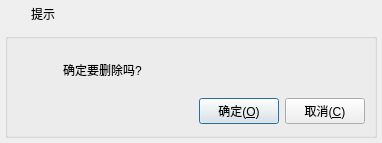
<?xml version="1.0" encoding="UTF-8"?>
<ui version="4.0">
 <class>frmMessageBox</class>
 <widget class="QDialog" name="frmMessageBox">
  <property name="geometry">
   <rect>
    <x>0</x>
    <y>0</y>
    <width>382</width>
    <height>143</height>
   </rect>
  </property>
  <property name="windowTitle">
   <string>提示</string>
  </property>
  <layout class="QVBoxLayout" name="verticalLayout">
   <property name="spacing">
    <number>0</number>
   </property>
   <property name="leftMargin">
    <number>0</number>
   </property>
   <property name="topMargin">
    <number>0</number>
   </property>
   <property name="rightMargin">
    <number>0</number>
   </property>
   <property name="bottomMargin">
    <number>0</number>
   </property>
   <item>
    <widget class="QWidget" name="widget_title" native="true">
     <property name="sizePolicy">
      <sizepolicy hsizetype="Preferred" vsizetype="Fixed">
       <horstretch>0</horstretch>
       <verstretch>0</verstretch>
      </sizepolicy>
     </property>
     <property name="minimumSize">
      <size>
       <width>100</width>
       <height>28</height>
      </size>
     </property>
     <layout class="QHBoxLayout" name="horizontalLayout_2">
      <property name="spacing">
       <number>0</number>
      </property>
      <property name="leftMargin">
       <number>0</number>
      </property>
      <property name="topMargin">
       <number>0</number>
      </property>
      <property name="rightMargin">
       <number>0</number>
      </property>
      <property name="bottomMargin">
       <number>0</number>
      </property>
      <item>
       <widget class="QLabel" name="lab_Ico">
        <property name="sizePolicy">
         <sizepolicy hsizetype="Minimum" vsizetype="Preferred">
          <horstretch>0</horstretch>
          <verstretch>0</verstretch>
         </sizepolicy>
        </property>
        <property name="minimumSize">
         <size>
          <width>31</width>
          <height>0</height>
         </size>
        </property>
        <property name="text">
         <string/>
        </property>
        <property name="alignment">
         <set>Qt::AlignCenter</set>
        </property>
       </widget>
      </item>
      <item>
       <widget class="QLabel" name="lab_Title">
        <property name="sizePolicy">
         <sizepolicy hsizetype="Expanding" vsizetype="Preferred">
          <horstretch>0</horstretch>
          <verstretch>0</verstretch>
         </sizepolicy>
        </property>
        <property name="styleSheet">
         <string notr="true">font: 10pt &quot;微软雅黑&quot;;</string>
        </property>
        <property name="text">
         <string>提示</string>
        </property>
        <property name="alignment">
         <set>Qt::AlignLeading|Qt::AlignLeft|Qt::AlignVCenter</set>
        </property>
       </widget>
      </item>
      <item>
       <widget class="QWidget" name="widget_menu" native="true">
        <property name="sizePolicy">
         <sizepolicy hsizetype="Minimum" vsizetype="Preferred">
          <horstretch>0</horstretch>
          <verstretch>0</verstretch>
         </sizepolicy>
        </property>
        <layout class="QHBoxLayout" name="horizontalLayout">
         <property name="spacing">
          <number>0</number>
         </property>
         <property name="leftMargin">
          <number>0</number>
         </property>
         <property name="topMargin">
          <number>0</number>
         </property>
         <property name="rightMargin">
          <number>0</number>
         </property>
         <property name="bottomMargin">
          <number>0</number>
         </property>
         <item>
          <widget class="QPushButton" name="btnMenu_Close">
           <property name="sizePolicy">
            <sizepolicy hsizetype="Minimum" vsizetype="Expanding">
             <horstretch>0</horstretch>
             <verstretch>0</verstretch>
            </sizepolicy>
           </property>
           <property name="minimumSize">
            <size>
             <width>40</width>
             <height>0</height>
            </size>
           </property>
           <property name="cursor">
            <cursorShape>ArrowCursor</cursorShape>
           </property>
           <property name="focusPolicy">
            <enum>Qt::NoFocus</enum>
           </property>
           <property name="toolTip">
            <string>关闭</string>
           </property>
           <property name="text">
            <string/>
           </property>
           <property name="flat">
            <bool>true</bool>
           </property>
          </widget>
         </item>
        </layout>
       </widget>
      </item>
     </layout>
    </widget>
   </item>
   <item>
    <widget class="QWidget" name="widget_main" native="true">
     <property name="styleSheet">
      <string notr="true">font: 11pt &quot;微软雅黑&quot;;</string>
     </property>
     <layout class="QVBoxLayout" name="verticalLayout_2">
      <property name="spacing">
       <number>5</number>
      </property>
      <property name="leftMargin">
       <number>5</number>
      </property>
      <property name="topMargin">
       <number>5</number>
      </property>
      <property name="rightMargin">
       <number>5</number>
      </property>
      <property name="bottomMargin">
       <number>5</number>
      </property>
      <item>
       <widget class="QGroupBox" name="groupBox">
        <property name="title">
         <string/>
        </property>
        <layout class="QGridLayout" name="gridLayout">
         <item row="0" column="0">
          <widget class="QLabel" name="labIcoMain">
           <property name="minimumSize">
            <size>
             <width>40</width>
             <height>40</height>
            </size>
           </property>
           <property name="maximumSize">
            <size>
             <width>40</width>
             <height>40</height>
            </size>
           </property>
           <property name="styleSheet">
            <string notr="true">border-image: url(:/image/info.png);</string>
           </property>
           <property name="text">
            <string/>
           </property>
          </widget>
         </item>
         <item row="0" column="1">
          <widget class="QLabel" name="labInfo">
           <property name="text">
            <string>确定要删除吗?</string>
           </property>
           <property name="scaledContents">
            <bool>true</bool>
           </property>
           <property name="wordWrap">
            <bool>true</bool>
           </property>
          </widget>
         </item>
         <item row="1" column="0" colspan="2">
          <layout class="QHBoxLayout" name="horizontalLayout_3">
           <item>
            <spacer name="horizontalSpacer">
             <property name="orientation">
              <enum>Qt::Horizontal</enum>
             </property>
             <property name="sizeHint" stdset="0">
              <size>
               <width>40</width>
               <height>20</height>
              </size>
             </property>
            </spacer>
           </item>
           <item>
            <widget class="QPushButton" name="btnOk">
             <property name="cursor">
              <cursorShape>PointingHandCursor</cursorShape>
             </property>
             <property name="focusPolicy">
              <enum>Qt::StrongFocus</enum>
             </property>
             <property name="styleSheet">
              <string notr="true"/>
             </property>
             <property name="text">
              <string>确定(&amp;O)</string>
             </property>
             <property name="icon">
              <iconset resource="rc.qrc">
               <normaloff>:/image/update.png</normaloff>:/image/update.png</iconset>
             </property>
             <property name="iconSize">
              <size>
               <width>20</width>
               <height>20</height>
              </size>
             </property>
            </widget>
           </item>
           <item>
            <widget class="QPushButton" name="btnCancel">
             <property name="cursor">
              <cursorShape>PointingHandCursor</cursorShape>
             </property>
             <property name="focusPolicy">
              <enum>Qt::StrongFocus</enum>
             </property>
             <property name="styleSheet">
              <string notr="true"/>
             </property>
             <property name="text">
              <string>取消(&amp;C)</string>
             </property>
             <property name="icon">
              <iconset resource="rc.qrc">
               <normaloff>:/image/close.png</normaloff>:/image/close.png</iconset>
             </property>
             <property name="iconSize">
              <size>
               <width>20</width>
               <height>20</height>
              </size>
             </property>
            </widget>
           </item>
          </layout>
         </item>
        </layout>
       </widget>
      </item>
     </layout>
    </widget>
   </item>
  </layout>
 </widget>
 <resources>
  <include location="rc.qrc"/>
 </resources>
 <connections/>
</ui>
